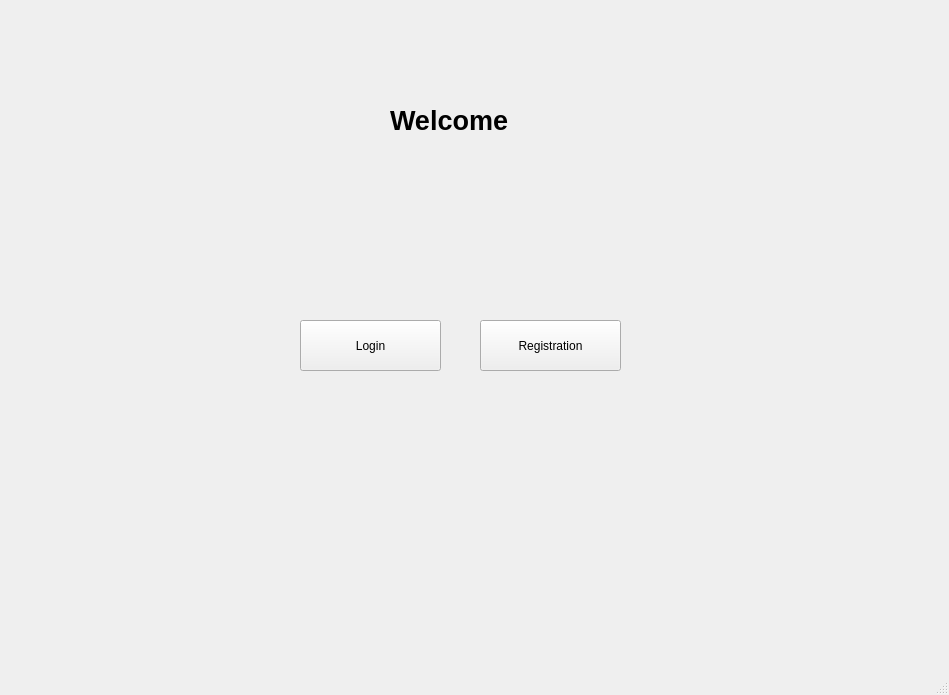
<?xml version="1.0" encoding="UTF-8"?>
<ui version="4.0">
 <class>welcomepage</class>
 <widget class="QMainWindow" name="welcomepage">
  <property name="geometry">
   <rect>
    <x>0</x>
    <y>0</y>
    <width>949</width>
    <height>695</height>
   </rect>
  </property>
  <property name="windowTitle">
   <string>welcomepage</string>
  </property>
  <widget class="QWidget" name="centralwidget">
   <widget class="QLabel" name="label">
    <property name="geometry">
     <rect>
      <x>390</x>
      <y>90</y>
      <width>151</width>
      <height>61</height>
     </rect>
    </property>
    <property name="font">
     <font>
      <pointsize>20</pointsize>
      <bold>true</bold>
     </font>
    </property>
    <property name="text">
     <string>Welcome</string>
    </property>
   </widget>
   <widget class="QPushButton" name="login">
    <property name="geometry">
     <rect>
      <x>300</x>
      <y>320</y>
      <width>141</width>
      <height>51</height>
     </rect>
    </property>
    <property name="text">
     <string>Login</string>
    </property>
   </widget>
   <widget class="QPushButton" name="registration">
    <property name="geometry">
     <rect>
      <x>480</x>
      <y>320</y>
      <width>141</width>
      <height>51</height>
     </rect>
    </property>
    <property name="text">
     <string>Registration</string>
    </property>
   </widget>
  </widget>
  <widget class="QStatusBar" name="statusbar"/>
 </widget>
 <resources/>
 <connections/>
</ui>
